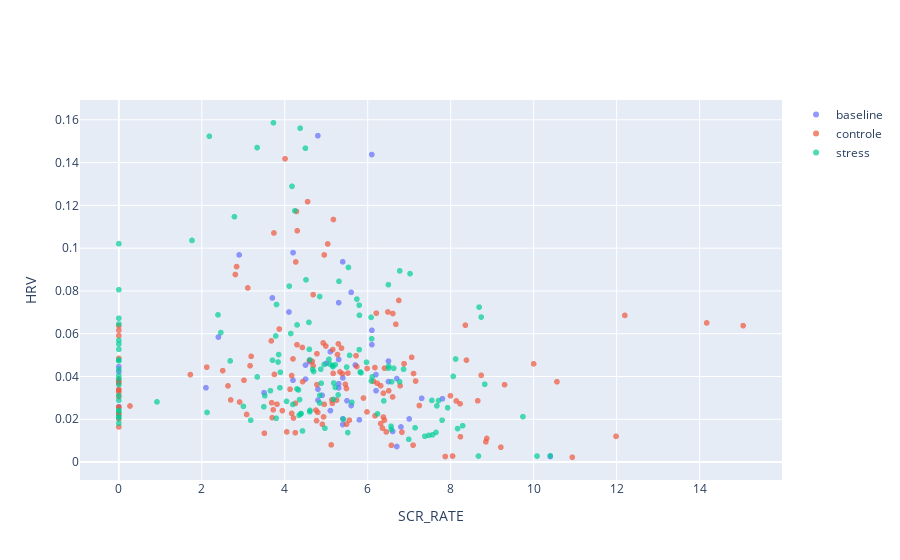

Source (notebook cell):
### Code cell
physio_mask = data.SCR_RATE.notna()
data_valid = data[physio_mask].copy()
data_valid["state_str"] = data_valid.fileNum.map(
    lambda x: state_mapping_dict.get(x, "DUNNO")
)

x_col = "SCR_RATE"
y_col = "HRV"


fig = go.Figure()
for state_str in data_valid.state_str.unique():
    data_valid_state = data_valid[data_valid.state_str == state_str]
    fig.add_trace(
        go.Scattergl(
            x=data_valid_state[x_col],
            y=data_valid_state[y_col],
            mode="markers",
            marker_opacity=0.7,
            name=state_str,
        )
    )
fig.update_xaxes(title=x_col)
fig.update_yaxes(title=y_col)

### Figure 1 — Plotly figure (JSON) as saved in the notebook; plotly's stock layout.template omitted (floating-point values rounded to 4 significant figures; data arrays with more than 128 entries replaced by an {"elided": "..."} marker saying what was removed)
{"data": [{"marker": {"opacity": 0.7}, "mode": "markers", "name": "baseline", "type": "scattergl", "x": [5.5, 10.4, 6.5, 5.4, 7.3, 6.1, 6.197, 5.3, 0, 4.9, 2.099, 2.4, 0, 0, 2.9, 6.097, 5.3, 5.1, 3.7, 5.098, 4.2, 4.8, 5.6, 5.3, 6.8, 5.7, 7, 5.398, 6.7, 4.798, 5.3, 5.6, 3.5, 4.1, 6.7, 5.398, 6.1, 4.5, 6.6, 4.5, 4.8, 5.4, 5.798, 4.6, 6.5, 6.2, 5, 4.198, 7.8], "y": [0.02867, 0.002613, 0.04721, 0.03936, 0.02981, 0.06159, 0.04088, 0.04798, 0.04457, 0.03119, 0.03474, 0.05844, 0.02595, 0.04223, 0.09685, 0.1437, 0.0745, 0.02404, 0.07673, 0.05159, 0.09792, 0.03408, 0.07934, 0.03663, 0.01643, 0.04538, 0.02017, 0.09362, 0.007282, 0.1526, 0.03467, 0.02642, 0.03246, 0.07016, 0.03903, 0.01755, 0.05491, 0.04536, 0.01433, 0.0388, 0.02895, 0.02025, 0.01976, 0.04696, 0.03762, 0.03336, 0.04612, 0.03826, 0.02961]}, {"marker": {"opacity": 0.7}, "mode": "markers", "name": "controle", "type": "scattergl", "x": {"elided": "146 float values"}, "y": {"elided": "146 float values"}}, {"marker": {"opacity": 0.7}, "mode": "markers", "name": "stress", "type": "scattergl", "x": {"elided": "137 float values"}, "y": {"elided": "137 float values"}}], "layout": {"autosize": true, "xaxis": {"autorange": true, "range": [-0.8769, 15.93], "title": {"text": "SCR_RATE"}, "type": "linear"}, "yaxis": {"autorange": true, "range": [-0.009198, 0.1701], "title": {"text": "HRV"}, "type": "linear"}}}
